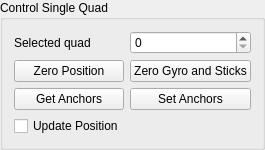
       <widget class="QGroupBox" name="groupBox_12">
        <property name="title">
         <string>Control Single Quad</string>
        </property>
        <layout class="QGridLayout" name="gridLayout_16">
         <item row="0" column="0">
          <widget class="QLabel" name="label_27">
           <property name="text">
            <string>Selected quad</string>
           </property>
          </widget>
         </item>
         <item row="0" column="1">
          <widget class="QSpinBox" name="selectedQuadBox"/>
         </item>
         <item row="1" column="0">
          <widget class="QPushButton" name="zeroPosButton">
           <property name="text">
            <string>Zero Position</string>
           </property>
          </widget>
         </item>
         <item row="1" column="1">
          <widget class="QPushButton" name="zeroGyroSticksButton">
           <property name="text">
            <string>Zero Gyro and Sticks</string>
           </property>
          </widget>
         </item>
         <item row="2" column="0">
          <widget class="QPushButton" name="getAnchorsButton">
           <property name="text">
            <string>Get Anchors</string>
           </property>
          </widget>
         </item>
         <item row="2" column="1">
          <widget class="QPushButton" name="setAnchorsButton">
           <property name="text">
            <string>Set Anchors</string>
           </property>
          </widget>
         </item>
         <item row="3" column="0">
          <widget class="QCheckBox" name="updatePositionBox">
           <property name="text">
            <string>Update Position</string>
           </property>
          </widget>
         </item>
        </layout>
       </widget>
